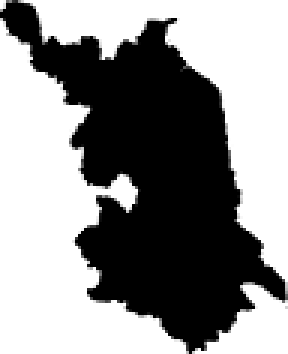
#> input picture 机场布局系统/pic3.png, 96 x 118 px (shown 3 times larger)
$ python lisiqi.py
#> lines starting #> are read from the running program, lines starting #| are printed output that depends on the picture; after the words box and inside, x2 and y2 are one past the last pixel; in counts of white or black regions, pixels touching at a corner belong together; long printed decimals are rounded
import matplotlib.pyplot as plt
import matplotlib.image as mpimg
import numpy as np
import global_var as gl

RList = [150, 105, 60]
FileName = 'pic3.png'
is_FULL_NEEDED = 0

areaWide = 500  #-westeast
areaHeight = 460 #north-south

MAXDISTANCE = 1000


IM = np.zeros(0)

disB = 13

ALL = 0

def ReadFile():
    global IM
    global disB
    global ALL
    IM = mpimg.imread(FileName)
#> IM is the input picture: shape (118, 96, 4) float32; mean R, G, B, A 0.561, 0.561, 0.561, 1
    im = []
    for i in IM:
        t = []
        for j in i:
            if np.sum(j) == 4:
                t.append(0)
            else:
                t.append(1)
        im.append(t)
#> this loop made 118 passes
#> after the loop, im = 118 items
    IM = im
#> IM = 118 items
    IM = np.asarray(IM)
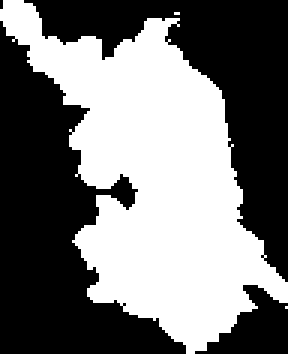
#> IM: shape (118, 96) int64 (shown 3 times larger); values 0 (black) and 1 (white), 46.1% white; 3 white regions (2 under 20 px), largest, box (x1, y1, x2, y2) and area: (0, 0, 96, 118) 5219
    for i in IM:
        for j in i:
            ALL += j
#> after the loop, ALL = 5222
    ALL *= len(RList)
#> ALL = 15666
    x,y = IM.shape
#> x = 118; y = 96
    t1 = float(areaWide/y)
#> t1 = 5.21
    t2 = float(areaHeight/x)
#> t2 = 3.9
    disB = (t1+t2)/2
#> disB = 4.55
    print(y,x,disB)
#| 96 118 4.553
    print('The full area = ',ALL)
#| The full area =  15666

def calc_dis(Veca, Vecb):
    return np.linalg.norm(Veca - Vecb) * disB


# [165 lines left out: functions limit, updateIM, setCover, calc_area, mkPic, finial, not called in this run]

if __name__ == '__main__':
    ReadFile()
